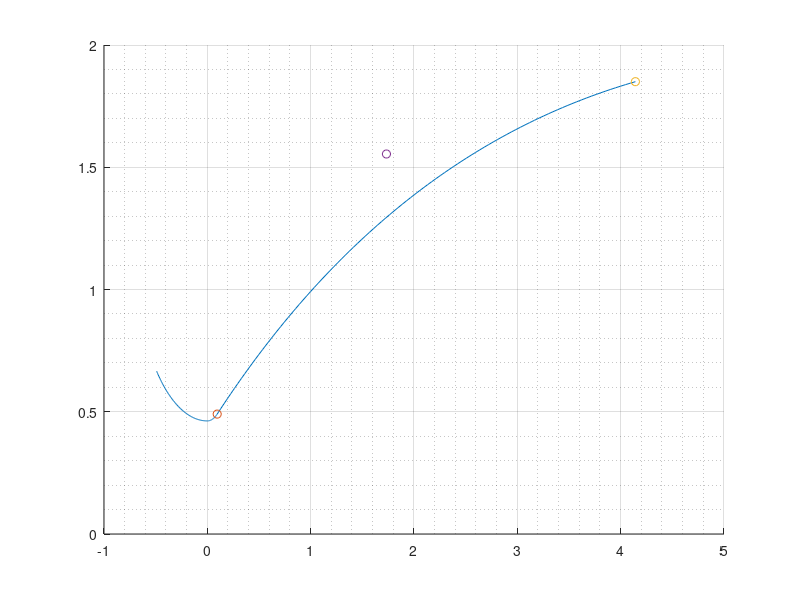
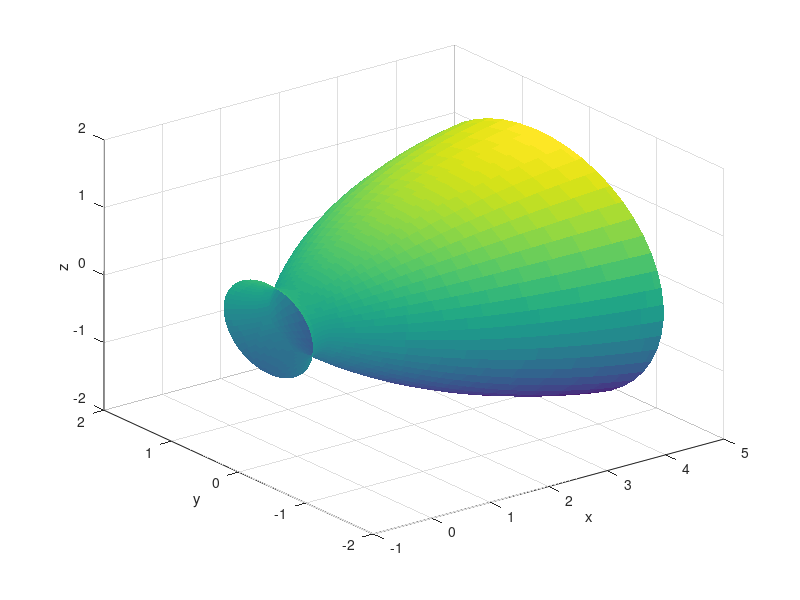

MATLAB code for these plots, in order:
clear
close all
clc

eps = 16; % expansion ratio of the nozzle
Rt = 0.4625;  % radius of the throat
theta_n = deg2rad(33);
theta_e = deg2rad(7);

Ln_cone = ((sqrt(eps) - 1) * Rt)/ (tan(deg2rad(15)));

Re = sqrt(eps)*Rt;

% 80% bell
Ln = 0.8*((sqrt(eps) - 1) * Rt)/ (tan(deg2rad(15)));

x = [];
y = [];

theta_i = [deg2rad(-135):0.01:deg2rad(-90)];
for i = 1:length(theta_i)
    x_i = 1.5*Rt*cos(theta_i(i));
    y_i = 1.5*Rt*sin(theta_i(i)) + 1.5*Rt + Rt;
    x = [x; x_i];
    y = [y; y_i];
end

theta_exit = [deg2rad(-90):0.01:deg2rad(33-90)];
for i = 1:length(theta_exit)
    x_i = 0.382*Rt*cos(theta_exit(i));
    y_i = 0.382*Rt*sin(theta_exit(i)) + 0.382*Rt + Rt;
    x = [x; x_i];
    y = [y; y_i];
end

Nx = x(end,1);
Ny = y(end,1);

Ex = Ln;
Ey = Re;

m1 = tan(theta_n);
m2 = tan(theta_e);
C1 = Ny - m1*Nx;
C2 = Ey - m2*Ex;

Qx = (C2-C1) / (m1-m2);
Qy = (m1*C2 - m2*C1) / (m1 - m2);

t = [0:0.01:1];
for i = 1:length(t)
    x_b = (1-t(i)).^2 * Nx + 2*(1-t(i))*t(i) * Qx + t(i).^2 * Ex;
    y_b = (1-t(i)).^2 * Ny + 2*(1-t(i))*t(i) * Qy + t(i).^2 * Ey;
    x = [x; x_b];
    y = [y; y_b];
end


figure
grid on;
grid minor;
hold on;
plot(x, y);
hold on;


r_10     = y(196);
r_16     = y(end);
%cyy      = 
yy = y(196:end);
xx = x(196:end);

area = trapz(xx, 2*pi*yy);

plot(Nx, Ny, 'o');
plot(Ex, Ey, 'o');
plot(Qx, Qy, 'o');

% %% Plot 3D
% figure
% [X, Y, Z] = cylinder(y, 100);
% surf(X, Y, Z, 'EdgeColor', 'none')

%%
N = length(x) - 1;

theta = linspace(0, 2*pi, 50);

X = zeros(length(theta), N+1);
Y = zeros(length(theta), N+1);
Z = zeros(length(theta), N+1);

for i = 1:length(theta)
    for j = 1:N+1
        X(i,j) = x(j);
        Y(i,j) = y(j)*cos(theta(i));
        Z(i,j) = y(j)*sin(theta(i));
    end
end

figure
surf(X,Y,Z,'EdgeColor','none');
xlabel('x');
ylabel('y');
zlabel('z');